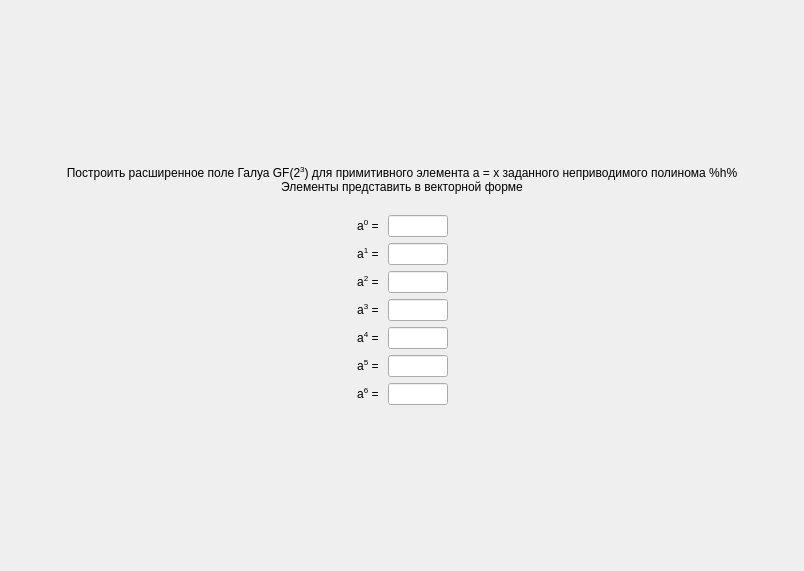
<?xml version="1.0" encoding="UTF-8"?>
<ui version="4.0">
 <class>ScreenTask1</class>
 <widget class="QFrame" name="ScreenTask1">
  <property name="geometry">
   <rect>
    <x>0</x>
    <y>0</y>
    <width>804</width>
    <height>571</height>
   </rect>
  </property>
  <property name="windowTitle">
   <string>Frame</string>
  </property>
  <layout class="QGridLayout" name="gridLayout">
   <property name="leftMargin">
    <number>0</number>
   </property>
   <property name="topMargin">
    <number>0</number>
   </property>
   <property name="rightMargin">
    <number>0</number>
   </property>
   <property name="bottomMargin">
    <number>0</number>
   </property>
   <item row="0" column="0">
    <layout class="QVBoxLayout" name="verticalLayout">
     <property name="spacing">
      <number>6</number>
     </property>
     <item>
      <spacer name="verticalSpacer">
       <property name="orientation">
        <enum>Qt::Vertical</enum>
       </property>
       <property name="sizeHint" stdset="0">
        <size>
         <width>0</width>
         <height>0</height>
        </size>
       </property>
      </spacer>
     </item>
     <item>
      <widget class="QLabel" name="title">
       <property name="styleSheet">
        <string notr="true">font: 75 20pt &quot;MS Shell Dlg 2&quot;;</string>
       </property>
       <property name="text">
        <string>Построить расширенное поле Галуа GF(2&lt;sup&gt;3&lt;/sup&gt;) для примитивного элемента a = x заданного неприводимого полинома %h%&lt;br&gt;Элементы представить в векторной форме</string>
       </property>
       <property name="alignment">
        <set>Qt::AlignCenter</set>
       </property>
       <property name="wordWrap">
        <bool>true</bool>
       </property>
      </widget>
     </item>
     <item>
      <spacer name="verticalSpacer_3">
       <property name="orientation">
        <enum>Qt::Vertical</enum>
       </property>
       <property name="sizeType">
        <enum>QSizePolicy::Minimum</enum>
       </property>
       <property name="sizeHint" stdset="0">
        <size>
         <width>0</width>
         <height>15</height>
        </size>
       </property>
      </spacer>
     </item>
     <item>
      <layout class="QVBoxLayout" name="verticalLayout_1">
       <item>
        <layout class="QHBoxLayout" name="horizontalLayout">
         <item>
          <spacer name="horizontalSpacer">
           <property name="orientation">
            <enum>Qt::Horizontal</enum>
           </property>
           <property name="sizeHint" stdset="0">
            <size>
             <width>0</width>
             <height>0</height>
            </size>
           </property>
          </spacer>
         </item>
         <item>
          <widget class="QLabel" name="label1">
           <property name="styleSheet">
            <string notr="true">font: 16pt &quot;MS Shell Dlg 2&quot;;</string>
           </property>
           <property name="text">
            <string>a&lt;sup&gt;0&lt;/sup&gt; = </string>
           </property>
           <property name="alignment">
            <set>Qt::AlignRight|Qt::AlignTrailing|Qt::AlignVCenter</set>
           </property>
          </widget>
         </item>
         <item>
          <widget class="QLineEdit" name="inputA0">
           <property name="sizePolicy">
            <sizepolicy hsizetype="Fixed" vsizetype="Fixed">
             <horstretch>0</horstretch>
             <verstretch>0</verstretch>
            </sizepolicy>
           </property>
           <property name="maximumSize">
            <size>
             <width>60</width>
             <height>16777215</height>
            </size>
           </property>
           <property name="styleSheet">
            <string notr="true">font: 16pt &quot;MS Shell Dlg 2&quot;;</string>
           </property>
           <property name="maxLength">
            <number>3</number>
           </property>
           <property name="alignment">
            <set>Qt::AlignCenter</set>
           </property>
          </widget>
         </item>
         <item>
          <spacer name="horizontalSpacer_4">
           <property name="orientation">
            <enum>Qt::Horizontal</enum>
           </property>
           <property name="sizeHint" stdset="0">
            <size>
             <width>0</width>
             <height>0</height>
            </size>
           </property>
          </spacer>
         </item>
        </layout>
       </item>
      </layout>
     </item>
     <item>
      <layout class="QVBoxLayout" name="verticalLayout_2">
       <item>
        <layout class="QHBoxLayout" name="horizontalLayout_2">
         <item>
          <spacer name="horizontalSpacer_2">
           <property name="orientation">
            <enum>Qt::Horizontal</enum>
           </property>
           <property name="sizeHint" stdset="0">
            <size>
             <width>0</width>
             <height>0</height>
            </size>
           </property>
          </spacer>
         </item>
         <item>
          <widget class="QLabel" name="label1_2">
           <property name="styleSheet">
            <string notr="true">font: 16pt &quot;MS Shell Dlg 2&quot;;</string>
           </property>
           <property name="text">
            <string>a&lt;sup&gt;1&lt;/sup&gt; = </string>
           </property>
           <property name="alignment">
            <set>Qt::AlignRight|Qt::AlignTrailing|Qt::AlignVCenter</set>
           </property>
          </widget>
         </item>
         <item>
          <widget class="QLineEdit" name="inputA1">
           <property name="sizePolicy">
            <sizepolicy hsizetype="Fixed" vsizetype="Fixed">
             <horstretch>0</horstretch>
             <verstretch>0</verstretch>
            </sizepolicy>
           </property>
           <property name="maximumSize">
            <size>
             <width>60</width>
             <height>16777215</height>
            </size>
           </property>
           <property name="styleSheet">
            <string notr="true">font: 16pt &quot;MS Shell Dlg 2&quot;;</string>
           </property>
           <property name="maxLength">
            <number>3</number>
           </property>
           <property name="alignment">
            <set>Qt::AlignCenter</set>
           </property>
          </widget>
         </item>
         <item>
          <spacer name="horizontalSpacer_5">
           <property name="orientation">
            <enum>Qt::Horizontal</enum>
           </property>
           <property name="sizeHint" stdset="0">
            <size>
             <width>0</width>
             <height>0</height>
            </size>
           </property>
          </spacer>
         </item>
        </layout>
       </item>
      </layout>
     </item>
     <item>
      <layout class="QVBoxLayout" name="verticalLayout_3">
       <item>
        <layout class="QHBoxLayout" name="horizontalLayout_3">
         <item>
          <spacer name="horizontalSpacer_3">
           <property name="orientation">
            <enum>Qt::Horizontal</enum>
           </property>
           <property name="sizeHint" stdset="0">
            <size>
             <width>0</width>
             <height>0</height>
            </size>
           </property>
          </spacer>
         </item>
         <item>
          <widget class="QLabel" name="label1_3">
           <property name="styleSheet">
            <string notr="true">font: 16pt &quot;MS Shell Dlg 2&quot;;</string>
           </property>
           <property name="text">
            <string>a&lt;sup&gt;2&lt;/sup&gt; = </string>
           </property>
           <property name="alignment">
            <set>Qt::AlignRight|Qt::AlignTrailing|Qt::AlignVCenter</set>
           </property>
          </widget>
         </item>
         <item>
          <widget class="QLineEdit" name="inputA2">
           <property name="sizePolicy">
            <sizepolicy hsizetype="Fixed" vsizetype="Fixed">
             <horstretch>0</horstretch>
             <verstretch>0</verstretch>
            </sizepolicy>
           </property>
           <property name="maximumSize">
            <size>
             <width>60</width>
             <height>16777215</height>
            </size>
           </property>
           <property name="styleSheet">
            <string notr="true">font: 16pt &quot;MS Shell Dlg 2&quot;;</string>
           </property>
           <property name="maxLength">
            <number>3</number>
           </property>
           <property name="alignment">
            <set>Qt::AlignCenter</set>
           </property>
          </widget>
         </item>
         <item>
          <spacer name="horizontalSpacer_6">
           <property name="orientation">
            <enum>Qt::Horizontal</enum>
           </property>
           <property name="sizeHint" stdset="0">
            <size>
             <width>0</width>
             <height>0</height>
            </size>
           </property>
          </spacer>
         </item>
        </layout>
       </item>
      </layout>
     </item>
     <item>
      <layout class="QVBoxLayout" name="verticalLayout_4">
       <item>
        <layout class="QHBoxLayout" name="horizontalLayout_4">
         <item>
          <spacer name="horizontalSpacer_7">
           <property name="orientation">
            <enum>Qt::Horizontal</enum>
           </property>
           <property name="sizeHint" stdset="0">
            <size>
             <width>0</width>
             <height>0</height>
            </size>
           </property>
          </spacer>
         </item>
         <item>
          <widget class="QLabel" name="label1_4">
           <property name="styleSheet">
            <string notr="true">font: 16pt &quot;MS Shell Dlg 2&quot;;</string>
           </property>
           <property name="text">
            <string>a&lt;sup&gt;3&lt;/sup&gt; = </string>
           </property>
           <property name="alignment">
            <set>Qt::AlignRight|Qt::AlignTrailing|Qt::AlignVCenter</set>
           </property>
          </widget>
         </item>
         <item>
          <widget class="QLineEdit" name="inputA3">
           <property name="sizePolicy">
            <sizepolicy hsizetype="Fixed" vsizetype="Fixed">
             <horstretch>0</horstretch>
             <verstretch>0</verstretch>
            </sizepolicy>
           </property>
           <property name="maximumSize">
            <size>
             <width>60</width>
             <height>16777215</height>
            </size>
           </property>
           <property name="styleSheet">
            <string notr="true">font: 16pt &quot;MS Shell Dlg 2&quot;;</string>
           </property>
           <property name="maxLength">
            <number>3</number>
           </property>
           <property name="alignment">
            <set>Qt::AlignCenter</set>
           </property>
          </widget>
         </item>
         <item>
          <spacer name="horizontalSpacer_8">
           <property name="orientation">
            <enum>Qt::Horizontal</enum>
           </property>
           <property name="sizeHint" stdset="0">
            <size>
             <width>0</width>
             <height>0</height>
            </size>
           </property>
          </spacer>
         </item>
        </layout>
       </item>
      </layout>
     </item>
     <item>
      <layout class="QVBoxLayout" name="verticalLayout_5">
       <item>
        <layout class="QHBoxLayout" name="horizontalLayout_5">
         <item>
          <spacer name="horizontalSpacer_9">
           <property name="orientation">
            <enum>Qt::Horizontal</enum>
           </property>
           <property name="sizeHint" stdset="0">
            <size>
             <width>0</width>
             <height>0</height>
            </size>
           </property>
          </spacer>
         </item>
         <item>
          <widget class="QLabel" name="label1_5">
           <property name="styleSheet">
            <string notr="true">font: 16pt &quot;MS Shell Dlg 2&quot;;</string>
           </property>
           <property name="text">
            <string>a&lt;sup&gt;4&lt;/sup&gt; = </string>
           </property>
           <property name="alignment">
            <set>Qt::AlignRight|Qt::AlignTrailing|Qt::AlignVCenter</set>
           </property>
          </widget>
         </item>
         <item>
          <widget class="QLineEdit" name="inputA4">
           <property name="sizePolicy">
            <sizepolicy hsizetype="Fixed" vsizetype="Fixed">
             <horstretch>0</horstretch>
             <verstretch>0</verstretch>
            </sizepolicy>
           </property>
           <property name="maximumSize">
            <size>
             <width>60</width>
             <height>16777215</height>
            </size>
           </property>
           <property name="styleSheet">
            <string notr="true">font: 16pt &quot;MS Shell Dlg 2&quot;;</string>
           </property>
           <property name="maxLength">
            <number>3</number>
           </property>
           <property name="alignment">
            <set>Qt::AlignCenter</set>
           </property>
          </widget>
         </item>
         <item>
          <spacer name="horizontalSpacer_10">
           <property name="orientation">
            <enum>Qt::Horizontal</enum>
           </property>
           <property name="sizeHint" stdset="0">
            <size>
             <width>0</width>
             <height>0</height>
            </size>
           </property>
          </spacer>
         </item>
        </layout>
       </item>
      </layout>
     </item>
     <item>
      <layout class="QVBoxLayout" name="verticalLayout_6">
       <item>
        <layout class="QHBoxLayout" name="horizontalLayout_6">
         <item>
          <spacer name="horizontalSpacer_11">
           <property name="orientation">
            <enum>Qt::Horizontal</enum>
           </property>
           <property name="sizeHint" stdset="0">
            <size>
             <width>0</width>
             <height>0</height>
            </size>
           </property>
          </spacer>
         </item>
         <item>
          <widget class="QLabel" name="label1_6">
           <property name="styleSheet">
            <string notr="true">font: 16pt &quot;MS Shell Dlg 2&quot;;</string>
           </property>
           <property name="text">
            <string>a&lt;sup&gt;5&lt;/sup&gt; = </string>
           </property>
           <property name="alignment">
            <set>Qt::AlignRight|Qt::AlignTrailing|Qt::AlignVCenter</set>
           </property>
          </widget>
         </item>
         <item>
          <widget class="QLineEdit" name="inputA5">
           <property name="sizePolicy">
            <sizepolicy hsizetype="Fixed" vsizetype="Fixed">
             <horstretch>0</horstretch>
             <verstretch>0</verstretch>
            </sizepolicy>
           </property>
           <property name="maximumSize">
            <size>
             <width>60</width>
             <height>16777215</height>
            </size>
           </property>
           <property name="styleSheet">
            <string notr="true">font: 16pt &quot;MS Shell Dlg 2&quot;;</string>
           </property>
           <property name="maxLength">
            <number>3</number>
           </property>
           <property name="alignment">
            <set>Qt::AlignCenter</set>
           </property>
          </widget>
         </item>
         <item>
          <spacer name="horizontalSpacer_12">
           <property name="orientation">
            <enum>Qt::Horizontal</enum>
           </property>
           <property name="sizeHint" stdset="0">
            <size>
             <width>0</width>
             <height>0</height>
            </size>
           </property>
          </spacer>
         </item>
        </layout>
       </item>
      </layout>
     </item>
     <item>
      <layout class="QVBoxLayout" name="verticalLayout_7">
       <item>
        <layout class="QHBoxLayout" name="horizontalLayout_7">
         <item>
          <spacer name="horizontalSpacer_13">
           <property name="orientation">
            <enum>Qt::Horizontal</enum>
           </property>
           <property name="sizeHint" stdset="0">
            <size>
             <width>0</width>
             <height>0</height>
            </size>
           </property>
          </spacer>
         </item>
         <item>
          <widget class="QLabel" name="label1_7">
           <property name="styleSheet">
            <string notr="true">font: 16pt &quot;MS Shell Dlg 2&quot;;</string>
           </property>
           <property name="text">
            <string>a&lt;sup&gt;6&lt;/sup&gt; = </string>
           </property>
           <property name="alignment">
            <set>Qt::AlignRight|Qt::AlignTrailing|Qt::AlignVCenter</set>
           </property>
          </widget>
         </item>
         <item>
          <widget class="QLineEdit" name="inputA6">
           <property name="sizePolicy">
            <sizepolicy hsizetype="Fixed" vsizetype="Fixed">
             <horstretch>0</horstretch>
             <verstretch>0</verstretch>
            </sizepolicy>
           </property>
           <property name="maximumSize">
            <size>
             <width>60</width>
             <height>16777215</height>
            </size>
           </property>
           <property name="styleSheet">
            <string notr="true">font: 16pt &quot;MS Shell Dlg 2&quot;;</string>
           </property>
           <property name="maxLength">
            <number>3</number>
           </property>
           <property name="alignment">
            <set>Qt::AlignCenter</set>
           </property>
          </widget>
         </item>
         <item>
          <spacer name="horizontalSpacer_14">
           <property name="orientation">
            <enum>Qt::Horizontal</enum>
           </property>
           <property name="sizeHint" stdset="0">
            <size>
             <width>0</width>
             <height>0</height>
            </size>
           </property>
          </spacer>
         </item>
        </layout>
       </item>
      </layout>
     </item>
     <item>
      <spacer name="verticalSpacer_2">
       <property name="orientation">
        <enum>Qt::Vertical</enum>
       </property>
       <property name="sizeHint" stdset="0">
        <size>
         <width>0</width>
         <height>0</height>
        </size>
       </property>
      </spacer>
     </item>
    </layout>
   </item>
  </layout>
 </widget>
 <resources/>
 <connections/>
</ui>
